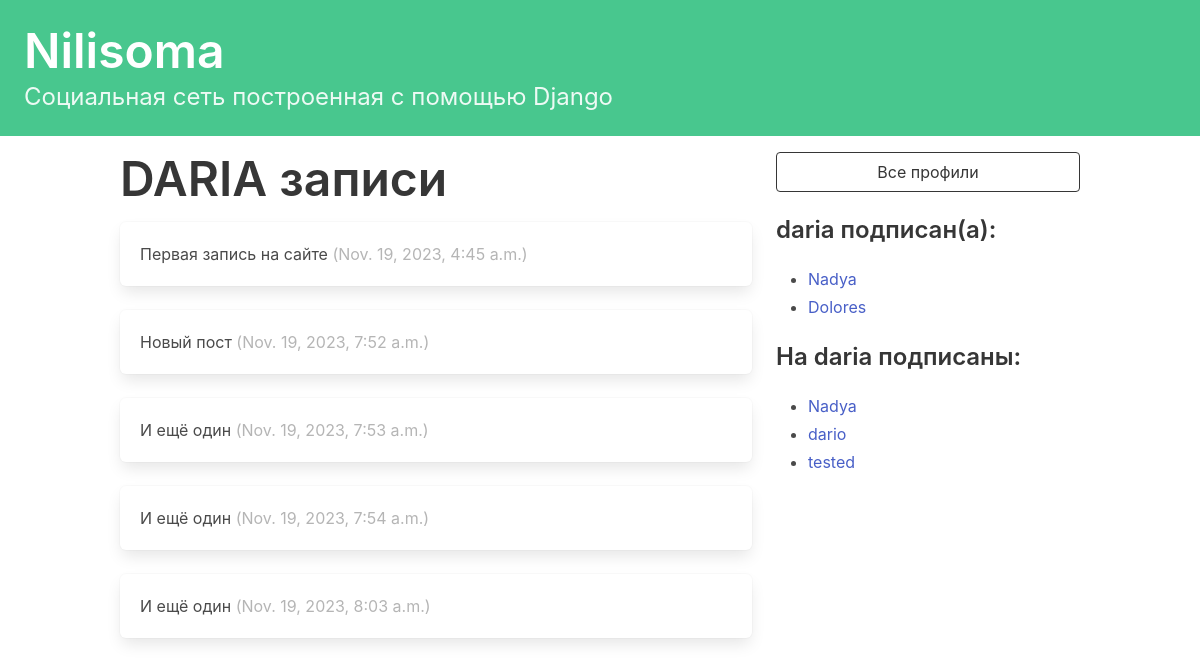
The app's page /profile/2 (signed in) with its own data.
### nilisoma/models.py (models this page shows, shortened)
class Profile(models.Model):
    user = models.OneToOneField(User, on_delete=models.CASCADE)
    follows = models.ManyToManyField(
        "self",
        related_name="followed_by",
        symmetrical=False,
        blank=True
    )
    def __str__(self):
        return self.user.username

class Record(models.Model):
    user = models.ForeignKey(
        User, related_name="records", on_delete=models.DO_NOTHING
    )
    body = models.CharField(max_length=140)
    created_at = models.DateTimeField(auto_now_add=True)

### nilisoma/views.py (the view, shortened to what this page needs)
# urls.py: path("profile/<int:pk>", profile, name="profile"),
def profile(request, pk):
    if not hasattr(request.user, 'profile'):
        missing_profile = Profile(user=request.user)
        missing_profile.save()
    profile = Profile.objects.get(pk=pk)
    return render(request, "nilisoma/profile.html", {"profile": profile})

### nilisoma/templates/nilisoma/profile.html (shortened to what this page needs)
{% extends 'base.html' %}
{% block content %}
<div class="column">
    <div class="block">
    <h1 class="title is-1">
        {{profile.user.username|upper}} записи
    </h1>
    <div class="content">
        {% for record in profile.user.records.all %}
            <div class="box">
                {{ record.body }}
                <span class="is-small has-text-grey-light">
                    ({{ record.created_at }})
                </span>
            </div>
        {% endfor %}
    </div>
    </div>
</div>
<div class="column is-one-third">
    <div class="block">
        <a href="{% url 'nilisoma:profile_list' %}">
            <button class="button is-dark is-outlined is-fullwidth">
                Все профили
            </button>
        </a>
    </div>
    <div class="block">
        <h3 class="title is-4">
            {{profile.user.username}} подписан(а):
        </h3>
        <div class="content">
            <ul>
            {% for following in profile.follows.all %}
                <li>
                    <a href="{% url 'nilisoma:profile' following.id %}">
                        {{ following }}
                    </a>
                </li>
            {% endfor %}
            </ul>
        </div>
    </div>
    <div class="block">
        <h3 class="title is-4">
            На {{profile.user.username}} подписаны:
        </h3>
        <div class="content">
            <ul>
            {% for follower in profile.followed_by.all %}
                <li>
                    <a href="{% url 'nilisoma:profile' follower.id %}">
                        {{ follower }}
                    </a>
                </li>
            {% endfor %}
            </ul>
        </div>
    </div>
</div>
{% endblock content %}

### records on screen
Profile: user.username "DARIA", user.username "daria"
Record: body "Первая запись на сайте", created_at "Nov. 19, 2023, 4:45 a.m."
Record: body "Новый пост", created_at "Nov. 19, 2023, 7:52 a.m."
Record: body "И ещё один", created_at "Nov. 19, 2023, 7:53 a.m."
Record: body "И ещё один", created_at "Nov. 19, 2023, 7:54 a.m."
Record: body "И ещё один", created_at "Nov. 19, 2023, 8:03 a.m."
Profile: user.username "Nadya"
Profile: user.username "Dolores"
Profile: user.username "dario"
Profile: user.username "tested"
